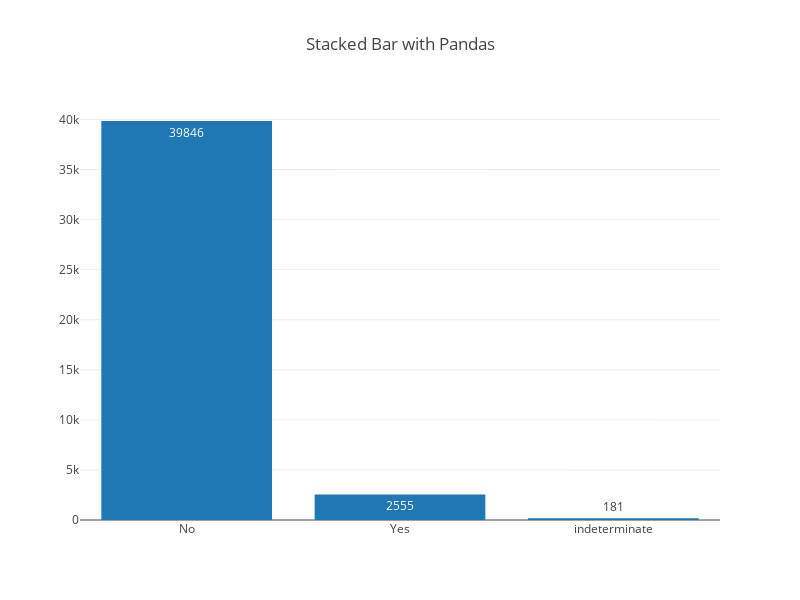

Notebook cell for this chart:
### Code cell
data1 = [
    go.Bar(
        x=value, # assign x as the dataframe column 'x'
        y=count,
        text=count,
        textposition='auto'
    )
]

layout = go.Layout(
    barmode='stack',
    title='Stacked Bar with Pandas',
    width = 800,
    height = 600
)

fig = go.Figure(data=data1, layout=layout)

# IPython notebook
iplot(fig)

### Figure 1 — Plotly figure (JSON) as saved in the notebook; plotly's stock layout.template omitted (floating-point values rounded to 4 significant figures)
{"data": [{"text": [39846, 2555, 181], "textposition": "auto", "type": "bar", "uid": "069b8b5a-4aaa-4aeb-b8dc-d92977786a25", "x": ["No", "Yes", "indeterminate"], "y": [39846, 2555, 181]}], "layout": {"barmode": "stack", "height": 600, "title": {"text": "Stacked Bar with Pandas"}, "width": 800}}
